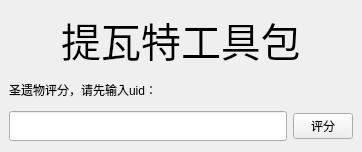
<?xml version="1.0" encoding="UTF-8"?>
<ui version="4.0">
 <class>MainWindow</class>
 <widget class="QMainWindow" name="MainWindow">
  <property name="geometry">
   <rect>
    <x>0</x>
    <y>0</y>
    <width>362</width>
    <height>152</height>
   </rect>
  </property>
  <property name="windowTitle">
   <string>MainWindow</string>
  </property>
  <widget class="QWidget" name="centralwidget">
   <layout class="QVBoxLayout" name="verticalLayout">
    <item>
     <widget class="QLabel" name="label">
      <property name="minimumSize">
       <size>
        <width>0</width>
        <height>60</height>
       </size>
      </property>
      <property name="maximumSize">
       <size>
        <width>16777215</width>
        <height>60</height>
       </size>
      </property>
      <property name="font">
       <font>
        <pointsize>30</pointsize>
       </font>
      </property>
      <property name="text">
       <string>提瓦特工具包</string>
      </property>
      <property name="alignment">
       <set>Qt::AlignCenter</set>
      </property>
     </widget>
    </item>
    <item>
     <widget class="QLabel" name="label_2">
      <property name="minimumSize">
       <size>
        <width>0</width>
        <height>30</height>
       </size>
      </property>
      <property name="maximumSize">
       <size>
        <width>16777215</width>
        <height>30</height>
       </size>
      </property>
      <property name="text">
       <string>圣遗物评分，请先输入uid：</string>
      </property>
     </widget>
    </item>
    <item>
     <layout class="QHBoxLayout" name="horizontalLayout">
      <item>
       <widget class="QLineEdit" name="lineEdit_reliquery">
        <property name="minimumSize">
         <size>
          <width>200</width>
          <height>30</height>
         </size>
        </property>
        <property name="maximumSize">
         <size>
          <width>16777215</width>
          <height>30</height>
         </size>
        </property>
       </widget>
      </item>
      <item>
       <widget class="QPushButton" name="pushButton_reliquery">
        <property name="minimumSize">
         <size>
          <width>60</width>
          <height>0</height>
         </size>
        </property>
        <property name="maximumSize">
         <size>
          <width>60</width>
          <height>16777215</height>
         </size>
        </property>
        <property name="text">
         <string>评分</string>
        </property>
       </widget>
      </item>
     </layout>
    </item>
   </layout>
  </widget>
 </widget>
 <resources/>
 <connections/>
</ui>
